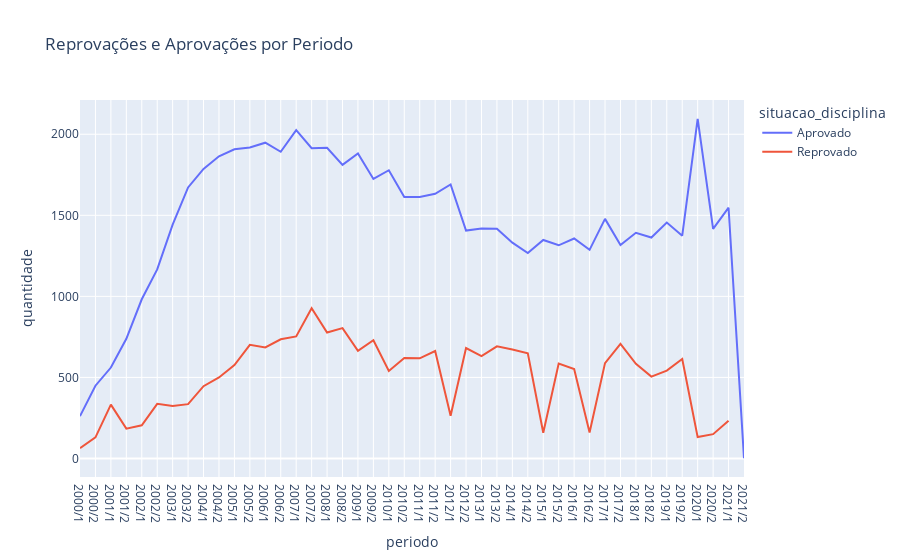

Notebook code for this chart:
### Code cell
situacao_disciplina_periodo

fig = px.line(
    situacao_disciplina_periodo,
    x='periodo',
    y='quantidade',
    title="Reprovações e Aprovações por Periodo",
    color='situacao_disciplina'
)
fig.show()

### Figure 1 — Plotly figure (JSON) as saved in the notebook; plotly's stock layout.template omitted (floating-point values rounded to 4 significant figures)
{"data": [{"hovertemplate": "situacao_disciplina=Aprovado<br>periodo=%{x}<br>quantidade=%{y}<extra></extra>", "legendgroup": "Aprovado", "line": {"color": "#636efa", "dash": "solid"}, "marker": {"symbol": "circle"}, "mode": "lines", "name": "Aprovado", "orientation": "v", "showlegend": true, "type": "scatter", "x": ["2000/1", "2000/2", "2001/1", "2001/2", "2002/1", "2002/2", "2003/1", "2003/2", "2004/1", "2004/2", "2005/1", "2005/2", "2006/1", "2006/2", "2007/1", "2007/2", "2008/1", "2008/2", "2009/1", "2009/2", "2010/1", "2010/2", "2011/1", "2011/2", "2012/1", "2012/2", "2013/1", "2013/2", "2014/1", "2014/2", "2015/1", "2015/2", "2016/1", "2016/2", "2017/1", "2017/2", "2018/1", "2018/2", "2019/1", "2019/2", "2020/1", "2020/2", "2021/1", "2021/2"], "xaxis": "x", "y": [261, 449, 561, 738, 982, 1166, 1442, 1672, 1786, 1864, 1907, 1918, 1948, 1892, 2025, 1914, 1917, 1811, 1881, 1724, 1778, 1613, 1613, 1633, 1690, 1406, 1419, 1417, 1331, 1267, 1348, 1315, 1357, 1287, 1478, 1317, 1392, 1363, 1455, 1374, 2095, 1416, 1547, 2], "yaxis": "y"}, {"hovertemplate": "situacao_disciplina=Reprovado<br>periodo=%{x}<br>quantidade=%{y}<extra></extra>", "legendgroup": "Reprovado", "line": {"color": "#EF553B", "dash": "solid"}, "marker": {"symbol": "circle"}, "mode": "lines", "name": "Reprovado", "orientation": "v", "showlegend": true, "type": "scatter", "x": ["2000/1", "2000/2", "2001/1", "2001/2", "2002/1", "2002/2", "2003/1", "2003/2", "2004/1", "2004/2", "2005/1", "2005/2", "2006/1", "2006/2", "2007/1", "2007/2", "2008/1", "2008/2", "2009/1", "2009/2", "2010/1", "2010/2", "2011/1", "2011/2", "2012/1", "2012/2", "2013/1", "2013/2", "2014/1", "2014/2", "2015/1", "2015/2", "2016/1", "2016/2", "2017/1", "2017/2", "2018/1", "2018/2", "2019/1", "2019/2", "2020/1", "2020/2", "2021/1"], "xaxis": "x", "y": [64, 130, 332, 184, 205, 337, 324, 335, 446, 500, 576, 701, 685, 735, 753, 927, 777, 804, 664, 729, 540, 620, 618, 663, 264, 681, 631, 692, 672, 649, 159, 585, 552, 160, 588, 707, 584, 505, 542, 614, 132, 150, 233], "yaxis": "y"}], "layout": {"legend": {"title": {"text": "situacao_disciplina"}, "tracegroupgap": 0}, "title": {"text": "Reprovações e Aprovações por Periodo"}, "xaxis": {"anchor": "y", "domain": [0, 1], "title": {"text": "periodo"}}, "yaxis": {"anchor": "x", "domain": [0, 1], "title": {"text": "quantidade"}}}}
